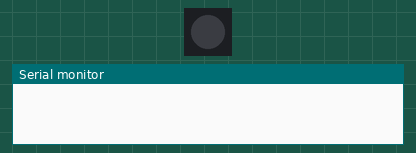
Bench run of a sketch on a simulated ESP32. Parts: 1 RGB LEDs in strip order, left to right, the last lines printed to the serial monitor. Dim RGB values are drawn brighter than linear.

Above: at 0.0 s.
At 1.15 s:
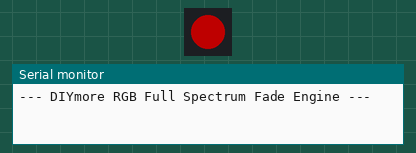
At 20.43 s:
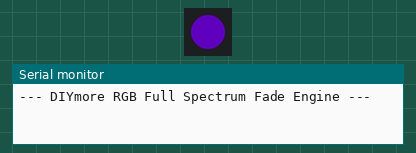
At 39.72 s:
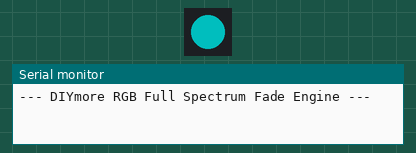
Timing chart, 0 to 40.0 s (numbered marks = the images above):
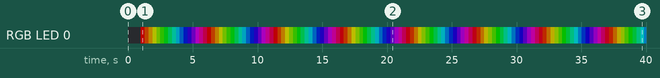

Measured:
- by itself, RGB LED 0: off → RGB(80, 0, 0) at 1.0 s, → RGB(80, 28, 0) 0.30 s later, → RGB(80, 56, 0) 0.30 s later, → RGB(76, 80, 0) 0.30 s later, … (130 changes in this stretch)

The sketch:

esp32rgbled.ino
```cpp
#include <Adafruit_NeoPixel.h>

#define RGB_PIN        48
#define NUM_PIXELS      1

// Initialize the NeoPixel driver object
Adafruit_NeoPixel boardLED(NUM_PIXELS, RGB_PIN, NEO_GRB + NEO_KHZ800);

void setup() {
  Serial.begin(115200);
  delay(1000);
  Serial.println("\n--- DIYmore RGB Full Spectrum Fade Engine ---");

  // Spin up the LED driver
  boardLED.begin();
  boardLED.setBrightness(80); // Comfortable brightness level
}

void loop() {
  // Hue ranges from 0 to 65535, covering the entire color wheel
  for (long hue = 0; hue < 65536; hue += 256) {

    // Convert the hue value into RGB format (Max Saturation and Value)
    uint32_t color = boardLED.ColorHSV(hue, 255, 255);

    // Apply the color to the onboard LED
    boardLED.setPixelColor(0, color);
    boardLED.show();

    // Control the speed of the fade (lower number = faster rainbow cycle)
    delay(20);
  }
}
```
